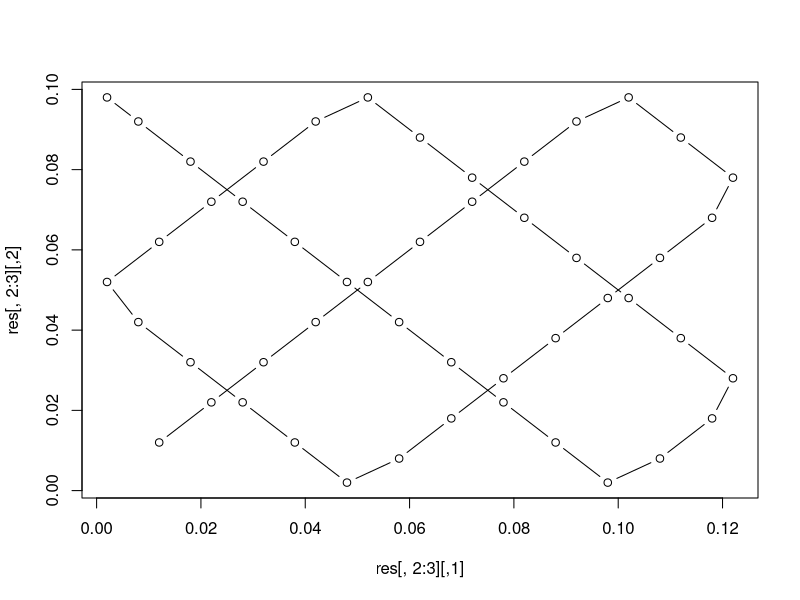

R code for this plot:
bits = 1:1000000
alpha = 4
beta = 5

indalpha = which(bits %% alpha == 0)
indbeta = which(bits %% beta == 0)

res = NULL

for (freq in ((1:50)/100 + 0.002)){

#freq = 
signal = sin(bits * freq * 2*pi)

pr1 = (which.max(Mod(fft(signal[indalpha]))[1:(length(indalpha)/2)]) -1) / (length(indalpha)/2) *  ((1/4)/2)
pr2 = (which.max(Mod(fft(signal[indbeta]))[1:(length(indbeta)/2)])-1) / (length(indbeta)/2) * ((1/5)/2)

res = rbind(res, c(freq, pr1, pr2))
}

 plot(res[,2:3], type="b")


pr1
pr2
freq

